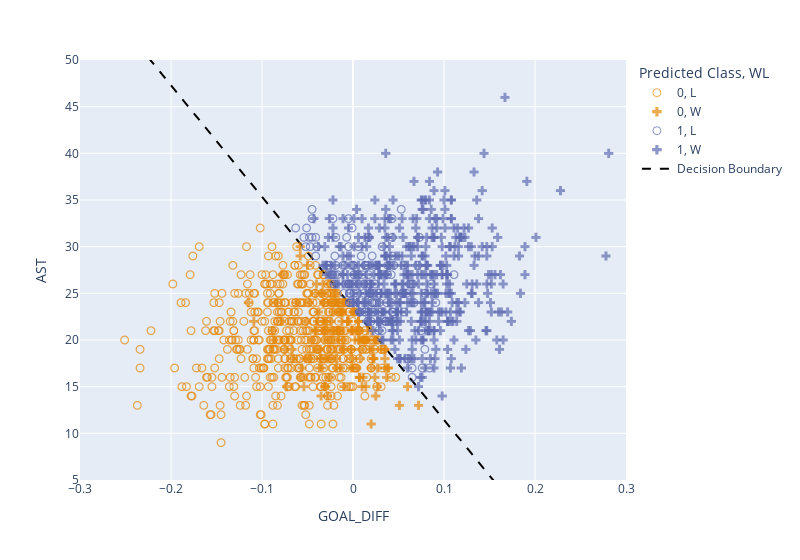

The code cell stored with this chart in its notebook:
### Markdown cell above
Plotting the new model:

### Code cell
fig = px.scatter(games, x="GOAL_DIFF", y="AST", symbol="WL", 
           color="Predicted Class", 
           symbol_sequence=[ "circle-open", "cross"],
           opacity=0.7)
fig.update_traces(marker=dict(size=8))
fig.update_layout(xaxis_range=[-0.3, 0.3], yaxis_range=[5, 50])

# Construct the decision boundary
decision_boundary = pd.DataFrame({"GOAL_DIFF": np.linspace(-0.3, 0.3, 100)})
decision_boundary["AST"] = (-theta0 - theta1*decision_boundary["GOAL_DIFF"])/theta2

# Add the decision boundary to the plot
fig.add_scatter(x=decision_boundary["GOAL_DIFF"], y=decision_boundary["AST"],
                mode="lines", line_color="black", line_dash="dash", 
                name="Decision Boundary")

### Figure 1 — Plotly figure (JSON) as saved in the notebook; plotly's stock layout.template omitted (floating-point values rounded to 4 significant figures; data arrays with more than 128 entries replaced by an {"elided": "..."} marker saying what was removed)
{"data": [{"hovertemplate": "Predicted Class=0<br>WL=L<br>GOAL_DIFF=%{x}<br>AST=%{y}<extra></extra>", "legendgroup": "0, L", "marker": {"color": "rgb(229, 134, 6)", "opacity": 0.7, "size": 8, "symbol": "circle-open"}, "mode": "markers", "name": "0, L", "showlegend": true, "type": "scattergl", "x": {"elided": "495 float values"}, "xaxis": "x", "y": {"elided": "495 int values"}, "yaxis": "y"}, {"hovertemplate": "Predicted Class=0<br>WL=W<br>GOAL_DIFF=%{x}<br>AST=%{y}<extra></extra>", "legendgroup": "0, W", "marker": {"color": "rgb(229, 134, 6)", "opacity": 0.7, "size": 8, "symbol": "cross"}, "mode": "markers", "name": "0, W", "showlegend": true, "type": "scattergl", "x": {"elided": "146 float values"}, "xaxis": "x", "y": {"elided": "146 int values"}, "yaxis": "y"}, {"hovertemplate": "Predicted Class=1<br>WL=L<br>GOAL_DIFF=%{x}<br>AST=%{y}<extra></extra>", "legendgroup": "1, L", "marker": {"color": "rgb(93, 105, 177)", "opacity": 0.7, "size": 8, "symbol": "circle-open"}, "mode": "markers", "name": "1, L", "showlegend": true, "type": "scattergl", "x": {"elided": "130 float values"}, "xaxis": "x", "y": {"elided": "130 int values"}, "yaxis": "y"}, {"hovertemplate": "Predicted Class=1<br>WL=W<br>GOAL_DIFF=%{x}<br>AST=%{y}<extra></extra>", "legendgroup": "1, W", "marker": {"color": "rgb(93, 105, 177)", "opacity": 0.7, "size": 8, "symbol": "cross"}, "mode": "markers", "name": "1, W", "showlegend": true, "type": "scattergl", "x": {"elided": "459 float values"}, "xaxis": "x", "y": {"elided": "459 int values"}, "yaxis": "y"}, {"line": {"color": "black", "dash": "dash"}, "mode": "lines", "name": "Decision Boundary", "type": "scatter", "x": [-0.3, -0.2939, -0.2879, -0.2818, -0.2758, -0.2697, -0.2636, -0.2576, -0.2515, -0.2455, -0.2394, -0.2333, -0.2273, -0.2212, -0.2152, -0.2091, -0.203, -0.197, -0.1909, -0.1848, -0.1788, -0.1727, -0.1667, -0.1606, -0.1545, -0.1485, -0.1424, -0.1364, -0.1303, -0.1242, -0.1182, -0.1121, -0.1061, -0.1, -0.09394, -0.08788, -0.08182, -0.07576, -0.0697, -0.06364, -0.05758, -0.05152, -0.04545, -0.03939, -0.03333, -0.02727, -0.02121, -0.01515, -0.009091, -0.00303, 0.00303, 0.009091, 0.01515, 0.02121, 0.02727, 0.03333, 0.03939, 0.04545, 0.05152, 0.05758, 0.06364, 0.0697, 0.07576, 0.08182, 0.08788, 0.09394, 0.1, 0.1061, 0.1121, 0.1182, 0.1242, 0.1303, 0.1364, 0.1424, 0.1485, 0.1545, 0.1606, 0.1667, 0.1727, 0.1788, 0.1848, 0.1909, 0.197, 0.203, 0.2091, 0.2152, 0.2212, 0.2273, 0.2333, 0.2394, 0.2455, 0.2515, 0.2576, 0.2636, 0.2697, 0.2758, 0.2818, 0.2879, 0.2939, 0.3], "y": [59.23, 58.51, 57.79, 57.06, 56.34, 55.61, 54.89, 54.17, 53.44, 52.72, 51.99, 51.27, 50.55, 49.82, 49.1, 48.37, 47.65, 46.93, 46.2, 45.48, 44.75, 44.03, 43.31, 42.58, 41.86, 41.13, 40.41, 39.68, 38.96, 38.24, 37.51, 36.79, 36.06, 35.34, 34.62, 33.89, 33.17, 32.44, 31.72, 31.0, 30.27, 29.55, 28.82, 28.1, 27.38, 26.65, 25.93, 25.2, 24.48, 23.76, 23.03, 22.31, 21.58, 20.86, 20.13, 19.41, 18.69, 17.96, 17.24, 16.51, 15.79, 15.07, 14.34, 13.62, 12.89, 12.17, 11.45, 10.72, 9.998, 9.274, 8.55, 7.826, 7.102, 6.378, 5.654, 4.929, 4.205, 3.481, 2.757, 2.033, 1.309, 0.585, -0.1391, -0.8631, -1.587, -2.311, -3.035, -3.759, -4.483, -5.208, -5.932, -6.656, -7.38, -8.104, -8.828, -9.552, -10.28, -11.0, -11.72, -12.45]}], "layout": {"legend": {"title": {"text": "Predicted Class, WL"}, "tracegroupgap": 0}, "margin": {"t": 60}, "width": 800, "xaxis": {"anchor": "y", "domain": [0, 1], "range": [-0.3, 0.3], "title": {"text": "GOAL_DIFF"}}, "yaxis": {"anchor": "x", "domain": [0, 1], "range": [5, 50], "title": {"text": "AST"}}}}
